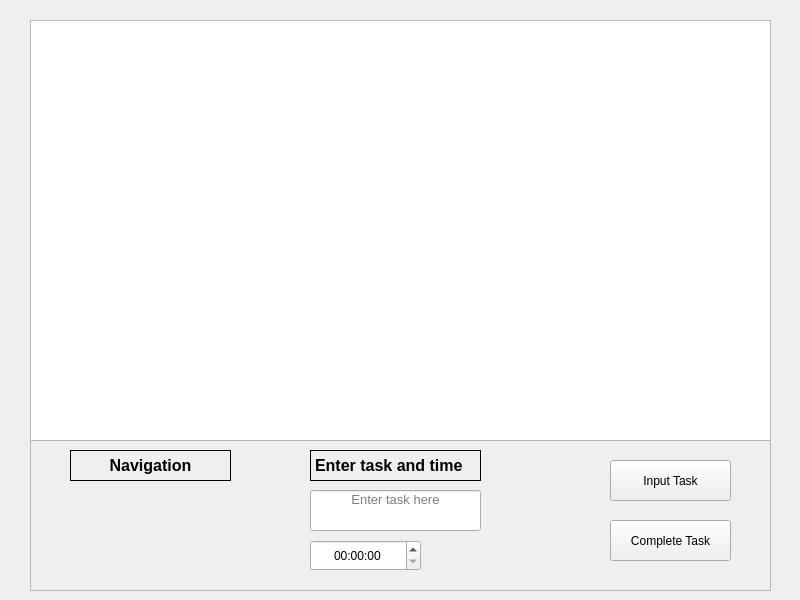
<?xml version="1.0" encoding="UTF-8"?>
<ui version="4.0">
 <class>taskListWindow</class>
 <widget class="QMainWindow" name="taskListWindow">
  <property name="geometry">
   <rect>
    <x>0</x>
    <y>0</y>
    <width>800</width>
    <height>600</height>
   </rect>
  </property>
  <property name="windowTitle">
   <string>taskListWindow</string>
  </property>
  <widget class="QWidget" name="centralwidget">
   <widget class="QWidget" name="verticalLayoutWidget">
    <property name="geometry">
     <rect>
      <x>30</x>
      <y>20</y>
      <width>741</width>
      <height>421</height>
     </rect>
    </property>
    <layout class="QVBoxLayout" name="verticalLayout">
     <item>
      <widget class="QListWidget" name="taskListWidget">
       <property name="font">
        <font>
         <pointsize>14</pointsize>
        </font>
       </property>
       <property name="mouseTracking">
        <bool>false</bool>
       </property>
      </widget>
     </item>
    </layout>
   </widget>
   <widget class="QFrame" name="frame">
    <property name="geometry">
     <rect>
      <x>30</x>
      <y>440</y>
      <width>741</width>
      <height>151</height>
     </rect>
    </property>
    <property name="frameShape">
     <enum>QFrame::Shape::StyledPanel</enum>
    </property>
    <property name="frameShadow">
     <enum>QFrame::Shadow::Raised</enum>
    </property>
    <widget class="QLineEdit" name="taskInput">
     <property name="geometry">
      <rect>
       <x>280</x>
       <y>50</y>
       <width>171</width>
       <height>41</height>
      </rect>
     </property>
     <property name="font">
      <font>
       <pointsize>10</pointsize>
      </font>
     </property>
     <property name="text">
      <string/>
     </property>
     <property name="cursorPosition">
      <number>0</number>
     </property>
     <property name="alignment">
      <set>Qt::AlignmentFlag::AlignHCenter|Qt::AlignmentFlag::AlignTop</set>
     </property>
     <property name="placeholderText">
      <string>Enter task here</string>
     </property>
    </widget>
    <widget class="QPushButton" name="addTaskButton">
     <property name="geometry">
      <rect>
       <x>580</x>
       <y>20</y>
       <width>121</width>
       <height>41</height>
      </rect>
     </property>
     <property name="text">
      <string>Input Task</string>
     </property>
    </widget>
    <widget class="QTimeEdit" name="taskTimeEdit">
     <property name="geometry">
      <rect>
       <x>280</x>
       <y>100</y>
       <width>111</width>
       <height>31</height>
      </rect>
     </property>
     <property name="layoutDirection">
      <enum>Qt::LayoutDirection::LeftToRight</enum>
     </property>
     <property name="autoFillBackground">
      <bool>false</bool>
     </property>
     <property name="alignment">
      <set>Qt::AlignmentFlag::AlignCenter</set>
     </property>
    </widget>
    <widget class="QLabel" name="label1">
     <property name="geometry">
      <rect>
       <x>280</x>
       <y>10</y>
       <width>171</width>
       <height>31</height>
      </rect>
     </property>
     <property name="font">
      <font>
       <pointsize>12</pointsize>
       <bold>true</bold>
      </font>
     </property>
     <property name="frameShape">
      <enum>QFrame::Shape::Panel</enum>
     </property>
     <property name="text">
      <string>Enter task and time</string>
     </property>
    </widget>
    <widget class="QPushButton" name="completeTaskButton">
     <property name="geometry">
      <rect>
       <x>580</x>
       <y>80</y>
       <width>121</width>
       <height>41</height>
      </rect>
     </property>
     <property name="text">
      <string>Complete Task</string>
     </property>
    </widget>
    <widget class="QLabel" name="label2">
     <property name="geometry">
      <rect>
       <x>40</x>
       <y>10</y>
       <width>161</width>
       <height>31</height>
      </rect>
     </property>
     <property name="font">
      <font>
       <pointsize>12</pointsize>
       <bold>true</bold>
      </font>
     </property>
     <property name="frameShape">
      <enum>QFrame::Shape::Panel</enum>
     </property>
     <property name="text">
      <string>Navigation</string>
     </property>
     <property name="alignment">
      <set>Qt::AlignmentFlag::AlignCenter</set>
     </property>
    </widget>
   </widget>
  </widget>
 </widget>
 <resources/>
 <connections/>
</ui>
